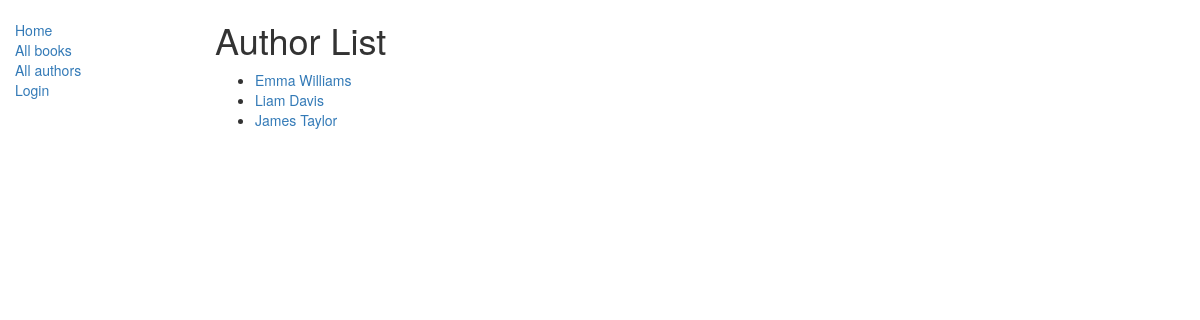
The app's page /catalog/authors/, older data.
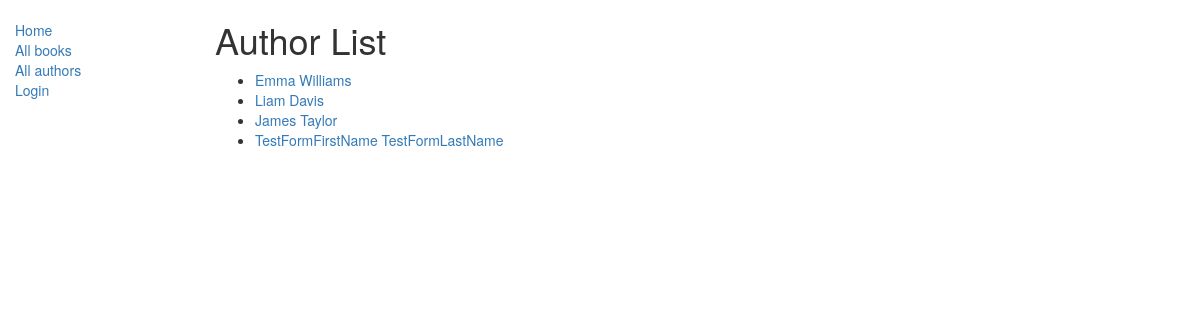
The same page, newer data.
### catalog/models.py (models this page shows, shortened)
class Author(models.Model):
    first_name = models.CharField(max_length=100)
    last_name = models.CharField(max_length=100)
    date_of_birth = models.DateField(null=True, blank=True)
    date_of_death = models.DateField("Died", null=True, blank=True)
    def get_absolute_url(self):
        return reverse("author-detail", args=[str(self.id)])

### catalog/views.py (the view)
# urls.py: path('authors/', views.AuthorListView.as_view(), name='authors'),
class AuthorListView(generic.ListView):
    model = Author
    context_object_name = 'author_list'
    def get_context_data(self, **kwargs):
        context = super(AuthorListView, self).get_context_data(**kwargs)
        context['some_data'] = 'This is just some data'
        return context

### catalog/templates/catalog/author_list.html (shortened to what this page needs)
{% extends "base_generic.html" %}
{% block content %}
<h1>Author List</h1>
    {% if author_list %}
    <ul>
      {% for author in author_list %}
      <li>
        <a href="{{ author.get_absolute_url }}">{{ author.first_name }} {{ author.last_name}}</a>
      </li>
      {% endfor %}
    </ul>
    {% else %}
      <p>В библиотеке книг нет.</p>
    {% endif %}
{% endblock %}

Row changes from the older to the newer data that the page shows:
added Author: first_name "TestFormFirstName", last_name "TestFormLastName"
